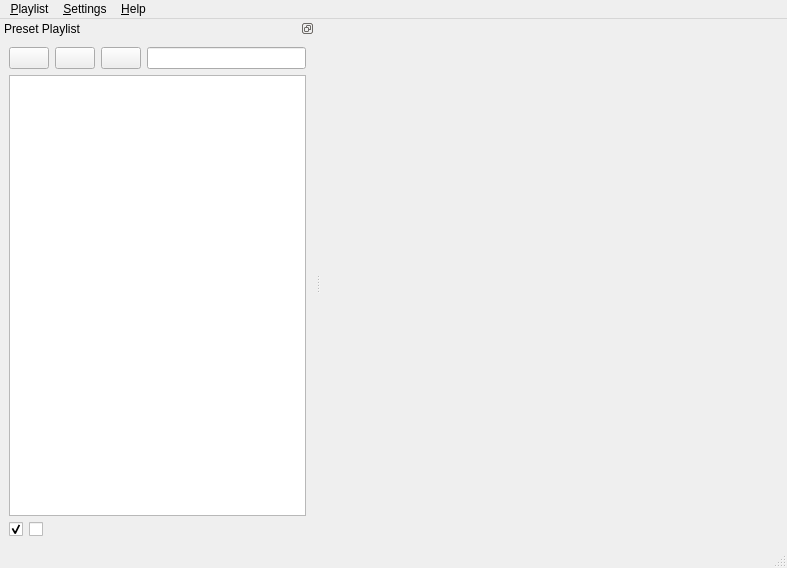
<ui version="4.0" >
 <class>QProjectM_MainWindow</class>
 <widget class="QMainWindow" name="QProjectM_MainWindow" >
  <property name="geometry" >
   <rect>
    <x>0</x>
    <y>0</y>
    <width>787</width>
    <height>568</height>
   </rect>
  </property>
  <property name="windowTitle" >
   <string>qprojectM</string>
  </property>
  <property name="whatsThis" >
   <string/>
  </property>
  <widget class="QWidget" name="centralwidget" />
  <widget class="QMenuBar" name="menuBar" >
   <property name="geometry" >
    <rect>
     <x>0</x>
     <y>0</y>
     <width>787</width>
     <height>31</height>
    </rect>
   </property>
   <widget class="QMenu" name="menuFile" >
    <property name="title" >
     <string>&amp;Playlist</string>
    </property>
    <addaction name="actionOpen_Play_List" />
    <addaction name="actionAddPresets" />
    <addaction name="separator" />
    <addaction name="actionSave_play_list" />
    <addaction name="actionSave_play_list_as" />
    <addaction name="separator" />
    <addaction name="actionExit" />
   </widget>
   <widget class="QMenu" name="menuAbout" >
    <property name="title" >
     <string>&amp;Help</string>
    </property>
    <addaction name="actionAbout_qprojectM" />
    <addaction name="actionAbout_Qt" />
   </widget>
   <widget class="QMenu" name="menuSettings" >
    <property name="title" >
     <string>&amp;Settings</string>
    </property>
    <addaction name="actionConfigure_projectM" />
   </widget>
   <addaction name="menuFile" />
   <addaction name="menuSettings" />
   <addaction name="menuAbout" />
  </widget>
  <widget class="QStatusBar" name="statusbar" />
  <widget class="QDockWidget" name="presetPlayListDockWidget" >
   <property name="sizePolicy" >
    <sizepolicy vsizetype="Expanding" hsizetype="Expanding" >
     <horstretch>0</horstretch>
     <verstretch>1</verstretch>
    </sizepolicy>
   </property>
   <property name="minimumSize" >
    <size>
     <width>315</width>
     <height>0</height>
    </size>
   </property>
   <property name="baseSize" >
    <size>
     <width>300</width>
     <height>0</height>
    </size>
   </property>
   <property name="whatsThis" >
    <string>&lt;html>&lt;head>&lt;meta name="qrichtext" content="1" />&lt;style type="text/css">
p, li { white-space: pre-wrap; }
&lt;/style>&lt;/head>&lt;body style=" font-family:'Sans Serif'; font-size:9pt; font-weight:400; font-style:normal;">
&lt;p style=" margin-top:0px; margin-bottom:0px; margin-left:0px; margin-right:0px; -qt-block-indent:0; text-indent:0px;">This dock panel provides a convenient interface to manage a list of presets for projectM to render. The behavior is very similar to a music player playlist.&lt;/p>&lt;/body>&lt;/html></string>
   </property>
   <property name="features" >
    <set>QDockWidget::DockWidgetFloatable|QDockWidget::DockWidgetMovable|QDockWidget::NoDockWidgetFeatures</set>
   </property>
   <property name="windowTitle" >
    <string comment="This is the preset playlist dock widget." >Preset Playlist</string>
   </property>
   <attribute name="dockWidgetArea" >
    <number>1</number>
   </attribute>
   <widget class="QWidget" name="dockWidgetContents" >
    <property name="sizePolicy" >
     <sizepolicy vsizetype="Expanding" hsizetype="Expanding" >
      <horstretch>1</horstretch>
      <verstretch>1</verstretch>
     </sizepolicy>
    </property>
    <layout class="QGridLayout" >
     <item row="0" column="0" colspan="2" >
      <widget class="QPushButton" name="presetOpenPushButton" >
       <property name="sizePolicy" >
        <sizepolicy vsizetype="Fixed" hsizetype="Expanding" >
         <horstretch>0</horstretch>
         <verstretch>0</verstretch>
        </sizepolicy>
       </property>
       <property name="toolTip" >
        <string>&lt;html>&lt;head>&lt;meta name="qrichtext" content="1" />&lt;style type="text/css">
p, li { white-space: pre-wrap; }
&lt;/style>&lt;/head>&lt;body style=" font-family:'Sans Serif'; font-size:9pt; font-weight:400; font-style:normal;">
&lt;p style=" margin-top:0px; margin-bottom:0px; margin-left:0px; margin-right:0px; -qt-block-indent:0; text-indent:0px;">Click here to add presets to the current playlist.&lt;/p>&lt;/body>&lt;/html></string>
       </property>
       <property name="text" >
        <string/>
       </property>
       <property name="icon" >
        <iconset resource="application.qrc" >:/images/icons/hi16-action-projectm_add_playlist.png</iconset>
       </property>
      </widget>
     </item>
     <item row="0" column="2" >
      <widget class="QPushButton" name="presetSavePushButton" >
       <property name="sizePolicy" >
        <sizepolicy vsizetype="Fixed" hsizetype="Expanding" >
         <horstretch>0</horstretch>
         <verstretch>0</verstretch>
        </sizepolicy>
       </property>
       <property name="toolTip" >
        <string>&lt;html>&lt;head>&lt;meta name="qrichtext" content="1" />&lt;style type="text/css">
p, li { white-space: pre-wrap; }
&lt;/style>&lt;/head>&lt;body style=" font-family:'Sans Serif'; font-size:9pt; font-weight:400; font-style:normal;">
&lt;p style=" margin-top:0px; margin-bottom:0px; margin-left:0px; margin-right:0px; -qt-block-indent:0; text-indent:0px;">Saves the currently loaded play list&lt;/p>&lt;/body>&lt;/html></string>
       </property>
       <property name="styleSheet" >
        <string/>
       </property>
       <property name="text" >
        <string/>
       </property>
       <property name="icon" >
        <iconset resource="application.qrc" >:/images/icons/hi16-action-projectm_save.png</iconset>
       </property>
      </widget>
     </item>
     <item row="0" column="3" >
      <widget class="QPushButton" name="clearPresetList_PushButton" >
       <property name="sizePolicy" >
        <sizepolicy vsizetype="Fixed" hsizetype="MinimumExpanding" >
         <horstretch>0</horstretch>
         <verstretch>0</verstretch>
        </sizepolicy>
       </property>
       <property name="toolTip" >
        <string>&lt;html>&lt;head>&lt;meta name="qrichtext" content="1" />&lt;style type="text/css">
p, li { white-space: pre-wrap; }
&lt;/style>&lt;/head>&lt;body style=" font-family:'Sans Serif'; font-size:9pt; font-weight:400; font-style:normal;">
&lt;p style=" margin-top:0px; margin-bottom:0px; margin-left:0px; margin-right:0px; -qt-block-indent:0; text-indent:0px;">Clears&lt;span style=" font-style:italic;"> all &lt;/span>presets&lt;span style=" font-style:italic;"> &lt;/span>in the playlist.&lt;/p>&lt;/body>&lt;/html></string>
       </property>
       <property name="text" >
        <string/>
       </property>
       <property name="icon" >
        <iconset resource="application.qrc" >:/images/icons/hi16-action-projectm_playlist_clear.png</iconset>
       </property>
      </widget>
     </item>
     <item row="0" column="4" >
      <widget class="QLineEdit" name="presetSearchBarLineEdit" >
       <property name="sizePolicy" >
        <sizepolicy vsizetype="Fixed" hsizetype="Expanding" >
         <horstretch>20</horstretch>
         <verstretch>0</verstretch>
        </sizepolicy>
       </property>
       <property name="statusTip" >
        <string>Start typing in a filter to crop the play list.</string>
       </property>
       <property name="whatsThis" >
        <string>&lt;html>&lt;head>&lt;meta name="qrichtext" content="1" />&lt;style type="text/css">
p, li { white-space: pre-wrap; }
&lt;/style>&lt;/head>&lt;body style=" font-family:'Sans Serif'; font-size:9pt; font-weight:400; font-style:normal;">
&lt;p style=" margin-top:0px; margin-bottom:0px; margin-left:0px; margin-right:0px; -qt-block-indent:0; text-indent:0px;">Use this search bar to crop your preset play list. Only the presets that match your search criteria will be queued.&lt;/p>&lt;/body>&lt;/html></string>
       </property>
      </widget>
     </item>
     <item row="1" column="0" colspan="5" >
      <widget class="QTableView" name="tableView" >
       <property name="sizePolicy" >
        <sizepolicy vsizetype="Expanding" hsizetype="Expanding" >
         <horstretch>2</horstretch>
         <verstretch>4</verstretch>
        </sizepolicy>
       </property>
       <property name="minimumSize" >
        <size>
         <width>5</width>
         <height>5</height>
        </size>
       </property>
       <property name="baseSize" >
        <size>
         <width>200</width>
         <height>0</height>
        </size>
       </property>
       <property name="acceptDrops" >
        <bool>true</bool>
       </property>
       <property name="statusTip" >
        <string>Double click on a preset to render it, or drag presets to change the preset order.</string>
       </property>
       <property name="autoFillBackground" >
        <bool>false</bool>
       </property>
       <property name="dragEnabled" >
        <bool>true</bool>
       </property>
       <property name="alternatingRowColors" >
        <bool>false</bool>
       </property>
       <property name="selectionMode" >
        <enum>QAbstractItemView::SingleSelection</enum>
       </property>
       <property name="selectionBehavior" >
        <enum>QAbstractItemView::SelectRows</enum>
       </property>
       <property name="showGrid" >
        <bool>false</bool>
       </property>
       <property name="gridStyle" >
        <enum>Qt::DashDotDotLine</enum>
       </property>
      </widget>
     </item>
     <item row="2" column="0" >
      <widget class="QCheckBox" name="randomCheckBox" >
       <property name="enabled" >
        <bool>true</bool>
       </property>
       <property name="sizePolicy" >
        <sizepolicy vsizetype="Minimum" hsizetype="Fixed" >
         <horstretch>0</horstretch>
         <verstretch>0</verstretch>
        </sizepolicy>
       </property>
       <property name="cursor" >
        <cursorShape>PointingHandCursor</cursorShape>
       </property>
       <property name="toolTip" >
        <string>&lt;html>&lt;head>&lt;meta name="qrichtext" content="1" />&lt;style type="text/css">
p, li { white-space: pre-wrap; }
&lt;/style>&lt;/head>&lt;body style=" font-family:'Sans Serif'; font-size:9pt; font-weight:400; font-style:normal;">
&lt;p style=" margin-top:0px; margin-bottom:0px; margin-left:0px; margin-right:0px; -qt-block-indent:0; text-indent:0px;">When the dice is activated, projectM will randomly select presets weighted by your rating preferences.&lt;/p>&lt;/body>&lt;/html></string>
       </property>
       <property name="statusTip" >
        <string>Enable / Disable Shuffle Mode</string>
       </property>
       <property name="whatsThis" >
        <string/>
       </property>
       <property name="styleSheet" >
        <string>QCheckBox::indicator:checked {
image: url(:/images/icons/hi16-action-projectm_random.png);
}

QCheckBox::indicator:unchecked{
image: url(:/images/icons/hi16-action-projectm_random_no.png);
}</string>
       </property>
       <property name="text" >
        <string/>
       </property>
       <property name="checked" >
        <bool>true</bool>
       </property>
       <property name="autoRepeat" >
        <bool>true</bool>
       </property>
      </widget>
     </item>
     <item row="2" column="1" colspan="4" >
      <widget class="QCheckBox" name="lockPresetCheckBox" >
       <property name="enabled" >
        <bool>true</bool>
       </property>
       <property name="sizePolicy" >
        <sizepolicy vsizetype="Minimum" hsizetype="Expanding" >
         <horstretch>1</horstretch>
         <verstretch>0</verstretch>
        </sizepolicy>
       </property>
       <property name="cursor" >
        <cursorShape>PointingHandCursor</cursorShape>
       </property>
       <property name="toolTip" >
        <string>&lt;html>&lt;head>&lt;meta name="qrichtext" content="1" />&lt;style type="text/css">
p, li { white-space: pre-wrap; }
&lt;/style>&lt;/head>&lt;body style=" font-family:'Sans Serif'; font-size:9pt; font-weight:400; font-style:normal;">
&lt;p style=" margin-top:0px; margin-bottom:0px; margin-left:0px; margin-right:0px; -qt-block-indent:0; text-indent:0px;">When the locked icon is shown, projectM will not automatically switch to another preset.&lt;/p>&lt;/body>&lt;/html></string>
       </property>
       <property name="statusTip" >
        <string>Lock / Unlock the selected preset</string>
       </property>
       <property name="whatsThis" >
        <string/>
       </property>
       <property name="styleSheet" >
        <string>QCheckBox::indicator:checked {image: url(:/images/icons/hi16-action-projectm_lock.png);
}

QCheckBox::indicator:unchecked{
image: url(:/images/icons/hi16-action-projectm_unlock.png);
}</string>
       </property>
       <property name="text" >
        <string/>
       </property>
       <property name="checked" >
        <bool>false</bool>
       </property>
       <property name="autoRepeat" >
        <bool>true</bool>
       </property>
      </widget>
     </item>
    </layout>
   </widget>
  </widget>
  <action name="actionAddPresets" >
   <property name="icon" >
    <iconset resource="application.qrc" >:/images/icons/hi16-action-projectm_add_playlist.png</iconset>
   </property>
   <property name="text" >
    <string>&amp;Add Presets...</string>
   </property>
  </action>
  <action name="actionAbout_qprojectM" >
   <property name="text" >
    <string>About qprojectM</string>
   </property>
  </action>
  <action name="actionAbout_Qt" >
   <property name="text" >
    <string>About Qt</string>
   </property>
  </action>
  <action name="actionExit" >
   <property name="text" >
    <string>&amp;Quit</string>
   </property>
  </action>
  <action name="actionSave_play_list" >
   <property name="icon" >
    <iconset resource="application.qrc" >:/images/icons/hi16-action-projectm_save.png</iconset>
   </property>
   <property name="text" >
    <string>&amp;Save Playlist</string>
   </property>
  </action>
  <action name="actionSave_play_list_as" >
   <property name="text" >
    <string>Save Playlist &amp;As...</string>
   </property>
  </action>
  <action name="actionConfigure_projectM" >
   <property name="text" >
    <string>Configure projectM...</string>
   </property>
  </action>
  <action name="actionOpen_Play_List" >
   <property name="text" >
    <string>&amp;Open Playlist...</string>
   </property>
  </action>
  <action name="actionLockPreset" >
   <property name="icon" >
    <iconset resource="application.qrc" >:/images/icons/hi16-action-projectm_lock.png</iconset>
   </property>
   <property name="text" >
    <string>Lock Active Preset</string>
   </property>
  </action>
 </widget>
 <resources>
  <include location="application.qrc" />
 </resources>
 <connections>
  <connection>
   <sender>presetOpenPushButton</sender>
   <signal>clicked()</signal>
   <receiver>actionAddPresets</receiver>
   <slot>trigger()</slot>
   <hints>
    <hint type="sourcelabel" >
     <x>221</x>
     <y>66</y>
    </hint>
    <hint type="destinationlabel" >
     <x>-1</x>
     <y>-1</y>
    </hint>
   </hints>
  </connection>
  <connection>
   <sender>presetSavePushButton</sender>
   <signal>clicked()</signal>
   <receiver>actionSave_play_list</receiver>
   <slot>trigger()</slot>
   <hints>
    <hint type="sourcelabel" >
     <x>52</x>
     <y>66</y>
    </hint>
    <hint type="destinationlabel" >
     <x>-1</x>
     <y>-1</y>
    </hint>
   </hints>
  </connection>
 </connections>
</ui>
